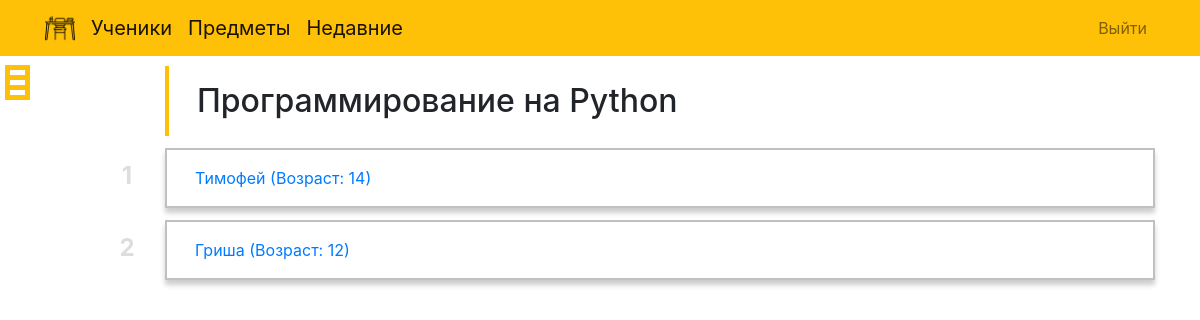
The app's page /course/Программирование на Python (signed in) with its own data.
### studwork/models.py (models this page shows, shortened)
class CoursePlan(models.Model):
    title = models.CharField(max_length=150, verbose_name='Название курса',
                             primary_key=True)
    course_grade = models.IntegerField(verbose_name='Оценка', null=True, blank=True)
    test = models.ManyToManyField(Test, related_query_name='plan_to_test',
                                  verbose_name='Тест')
    themes = models.ManyToManyField('LessonTheme', related_query_name='themes',
                                    verbose_name='Темы')
    objects = models.Manager()
    class Meta:
        verbose_name_plural = 'Планы курса'
        verbose_name = 'План курса'
        ordering = ['title']

class Student(models.Model):
    name = models.CharField(max_length=150, verbose_name='Имя')
    age = models.IntegerField(verbose_name='Возраст')
    objects = models.Manager()
    class Meta:
        verbose_name_plural = 'Ученики'
        verbose_name = 'Ученик'
        ordering = ['id']

### studwork/views.py (the view)
# urls.py: path('course/<str:title>', views.one_course, name='course'),
@login_required
def one_course(request, title):
    course = CoursePlan.objects.get(title=title)
    courses = CoursePlan.objects.all()
    contracts = Contract.objects.filter(course=title)
    students = Student.objects.filter(id__in=contracts)
    content = {'courses': courses,
               'course': course,
               'students': students}
    return render(request, 'studbase/all_courses.html', content)

### studwork/templates/studbase/all_courses.html (shortened to what this page needs)
{%extends 'base.html'%}
{%block content%}
<div id = 'menu'>
    <label class="btn-menu" for="hmt">
      <span class="first"></span>
      <span class="second"></span>
      <span class="third"></span>
    </label>
</div>
{%if course.title%}
    <h1 class = 'course-title'>{{course.title}}</h1>
{%else%}
    <h1 class = 'course-title'>Все курсы</h1>
{%endif%}
<ul class="all-students">
    {%for student in students%}
    <li><a href="{%url 'stud_detail' id=student.id%}">{{student.name}} (Возраст: {{student.age}})</a></li>
    {%endfor%}
</ul>
{%endblock content%}

### studwork/static/css/style.css (style rules this page uses)
.all-students { padding:0; list-style: none; counter-reset: li; }
.all-students li, .lesson-change { position: relative; border-left: 4px solid #DDDDDD; padding:16px 20px 16px 28px; margin:12px 0 12px 120px; -webkit-transition-duration: 0.3s; transition-duration: 0.3s; border: 2px solid #C0C0C0; color: #506a6b; box-shadow: 0 5px 5px 0 rgba(0,0,0, .2); }
.course-title { position: relative; border-left: 4px solid #DDDDDD; border-color:#ffc107; padding:16px 20px 16px 28px; margin:10px 0 12px 120px; }
.all-students li:before { line-height: 32px; position: absolute; top: 10px; left:-80px; width:80px; text-align:center; font-size: 24px; font-weight: bold; color: #DDDDDD; counter-increment: li; content: counter(li); -webkit-transition-duration: 0.3s; transition-duration: 0.3s; -webkit-box-sizing: border-box; -moz-box-sizing: border-box; box-sizing: border-box; }
.all-students li:after { position: absolute; top: 26px; left: -40px; width: 60px; height: 60px; border: 8px solid #ffc107; border-radius: 50%; content: ''; opacity: 0; -webkit-transition: -webkit-transform 0.3s, opacity 0.3s; -moz-transition: -moz-transform 0.3s, opacity 0.3s; transition: transform 0.3s, opacity 0.3s; -webkit-transform: translateX(-50%) translateY(-50%) scale(0.1); -moz-transform: translateX(-50%) translateY(-50%) scale(0.1); transform: translateX(-50%) translateY(-50%) scale(0.1); pointer-events: none; -webkit-box-sizing: border-box; -moz-box-sizing: border-box; box-sizing: border-box; }
.btn-menu { color: #fff; background-color: #ffc107; padding: 5px; position: fixed; top: 5px; left: 5px; cursor: pointer; transition: left .23s; z-index: 3; width: 25px; -webkit-transform: translateZ(0); -webkit-backface-visibility: hidden; margin-top: 60px }
.btn-menu span { display: block; height: 5px; background-color: #fff; margin: 5px 0 0; transition: all .1s linear .23s; position: relative; }
.btn-menu span.first { margin-top: 0; }
h1 { font-size: 2rem; font-weight: 500; margin-top:5rem }

### records on screen
CoursePlan: title "Программирование на Python"
Student: name "Тимофей", age "14"
Student: name "Гриша", age "12"
